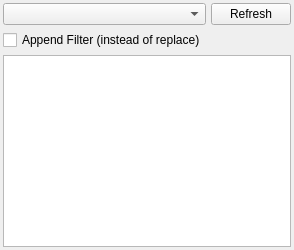
       <widget class="QWidget" name="tabPFilter">
        <attribute name="title">
         <string>Filter</string>
        </attribute>
        <layout class="QGridLayout" name="gridLayout_2">
         <property name="leftMargin">
          <number>3</number>
         </property>
         <property name="topMargin">
          <number>3</number>
         </property>
         <property name="rightMargin">
          <number>3</number>
         </property>
         <property name="bottomMargin">
          <number>3</number>
         </property>
         <property name="spacing">
          <number>5</number>
         </property>
         <item row="0" column="0">
          <widget class="QComboBox" name="comboBoxFilterSelection">
           <property name="toolTip">
            <string>Multifilter List</string>
           </property>
           <property name="editable">
            <bool>false</bool>
           </property>
           <property name="maxVisibleItems">
            <number>30</number>
           </property>
          </widget>
         </item>
         <item row="0" column="1">
          <widget class="QPushButton" name="pushButtonDefaultFilterUpdateCache">
           <property name="sizePolicy">
            <sizepolicy hsizetype="Fixed" vsizetype="Fixed">
             <horstretch>0</horstretch>
             <verstretch>0</verstretch>
            </sizepolicy>
           </property>
           <property name="maximumSize">
            <size>
             <width>100</width>
             <height>16777215</height>
            </size>
           </property>
           <property name="toolTip">
            <string>Refresh Multifilter Index</string>
           </property>
           <property name="text">
            <string>Refresh</string>
           </property>
          </widget>
         </item>
         <item row="1" column="0">
          <widget class="QCheckBox" name="checkBoxAppendDefaultFilter">
           <property name="enabled">
            <bool>true</bool>
           </property>
           <property name="text">
            <string>Append Filter (instead of replace)</string>
           </property>
          </widget>
         </item>
         <item row="2" column="0" colspan="2">
          <widget class="FilterTreeWidget" name="filterWidget">
           <property name="sizePolicy">
            <sizepolicy hsizetype="Preferred" vsizetype="Expanding">
             <horstretch>0</horstretch>
             <verstretch>0</verstretch>
            </sizepolicy>
           </property>
           <property name="contextMenuPolicy">
            <enum>Qt::CustomContextMenu</enum>
           </property>
           <property name="acceptDrops">
            <bool>true</bool>
           </property>
           <property name="dragEnabled">
            <bool>true</bool>
           </property>
           <property name="dragDropMode">
            <enum>QAbstractItemView::InternalMove</enum>
           </property>
           <property name="defaultDropAction">
            <enum>Qt::MoveAction</enum>
           </property>
           <property name="selectionMode">
            <enum>QAbstractItemView::ExtendedSelection</enum>
           </property>
           <property name="rootIsDecorated">
            <bool>false</bool>
           </property>
           <property name="itemsExpandable">
            <bool>false</bool>
           </property>
           <property name="headerHidden">
            <bool>true</bool>
           </property>
           <property name="expandsOnDoubleClick">
            <bool>false</bool>
           </property>
           <attribute name="headerVisible">
            <bool>false</bool>
           </attribute>
           <attribute name="headerCascadingSectionResizes">
            <bool>false</bool>
           </attribute>
           <attribute name="headerMinimumSectionSize">
            <number>26</number>
           </attribute>
           <attribute name="headerDefaultSectionSize">
            <number>26</number>
           </attribute>
           <column>
            <property name="text">
             <string>Active</string>
            </property>
            <property name="textAlignment">
             <set>AlignLeading|AlignVCenter</set>
            </property>
           </column>
           <column>
            <property name="text">
             <string>Configuration</string>
            </property>
           </column>
          </widget>
         </item>
        </layout>
       </widget>
